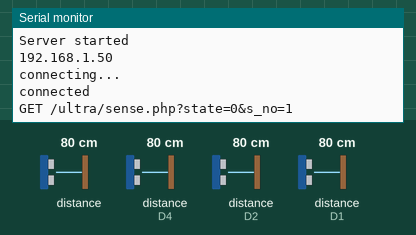
Recording of a sketch running on a simulated ESP8266 (NodeMCU). Shown: the last lines printed to the serial monitor. The inputs (shaded band) are chosen by the test bench; at power-on: distance to the obstacle 80 cm, distance to the obstacle (sensors on D4, D2, D1) 80 cm. The echo pulse lasts 58.3 µs per cm; WiFi joins after 1.5 s; servers stay silent unless stated.

Above: at 4.2 s.
4.3 s: distance to the obstacle (sensor 0) set to 250 cm
At 5.5 s:
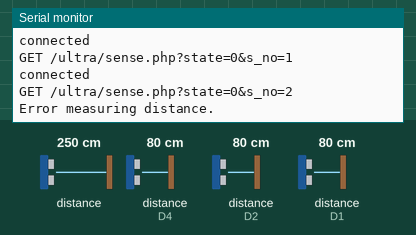
9.0 s: distance to the obstacle (sensor on D4) set to 2 cm
At 9.5 s:
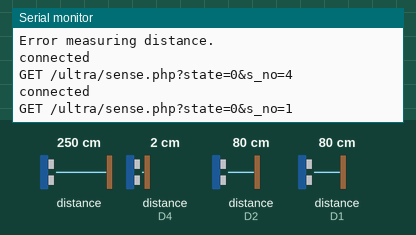
12.7 s: distance to the obstacle (sensor on D2) set to 2 cm
At 14.1 s:
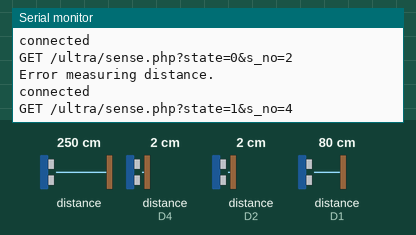
16.4 s: distance to the obstacle (sensor on D1) set to 2 cm
At 17.4 s:
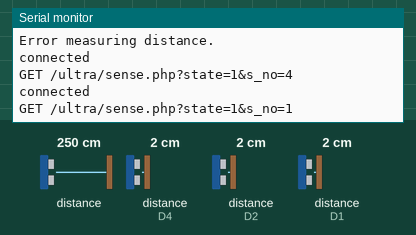
20.1 s: distance to the obstacle (sensor 0) set to 2 cm
At 20.7 s:
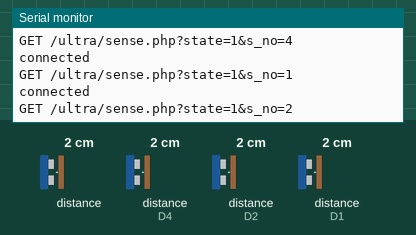
Timing chart, 0 to 23.1 s (numbered marks = the images above; inputs shaded):
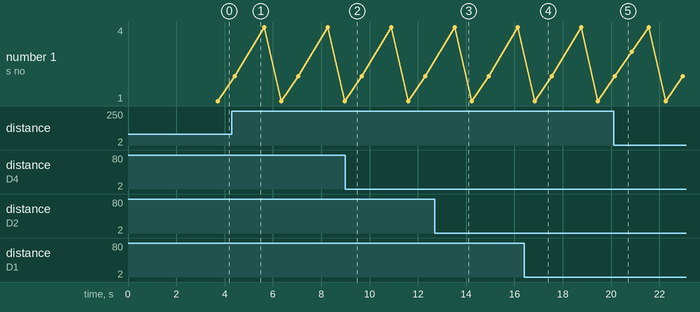

The sketch:

esppms.ino
```cpp
#include <ESP8266WiFi.h>
#include <WiFiClient.h>
#include <ESP8266WebServer.h>
#include <ESP8266mDNS.h>
#include <SPI.h>
#include <MFRC522.h>
#include <NewPing.h>


const char* ssid = "Realme GT Master Edition";//include ssid
const char* password = "12345678";//include password
//WiFiClient client;
char server[] = "192.168.246.246";   //include local ip eg: 192.168.0.222

const int triggerPin = D0; // Replace with your GPIO pin numbers
const int echoPins[] = {D1, D2, D3, D4};    // Replace with your GPIO pin numbers
const int maxDistance = 200; // Maximum distance in cm

NewPing sonars[] = {
  NewPing(triggerPin, echoPins[0], maxDistance),
  NewPing(triggerPin, echoPins[1], maxDistance),
  NewPing(triggerPin, echoPins[2], maxDistance),
  NewPing(triggerPin, echoPins[3], maxDistance),
};

WiFiClient client;


void setup()
{
 Serial.begin(9600);
  delay(10);
  Serial.print("Connecting to ");
  Serial.println(ssid);

  WiFi.begin(ssid, password);

  while (WiFi.status() != WL_CONNECTED) {
    delay(1000);
    Serial.print(".");
  }
  Serial.println("");
  Serial.println("WiFi connected");

  // Start the server
//  server.begin();
  Serial.println("Server started");
  Serial.println(WiFi.localIP());
  delay(1000);
  Serial.println("connecting...");
 }
void loop()
{
  for (int i = 0; i < 4; i++) {
    delay(500); // Wait for a while to avoid spamming the database

    // Measure distance using each HC-SR04 sensor
    int distance = sonars[i].ping_cm();

    if (distance != 0) {
      // Send the distance data to MySQL database
      int state = 0;
      if(distance<10){
        state=1;
      }
      SendData(state,i+1);
    }
    else {
      Serial.println("Error measuring distance.");
    }
  }
 }

 void SendData(int state,int s_no)   //CONNECTING WITH MYSQL
 {
   if (client.connect(server, 80)) {
    Serial.println("connected");
    // Make a HTTP request:
    Serial.print("GET /ultra/sense.php?state=");
    client.print("GET /ultra/sense.php?state=");     //YOUR URL
    Serial.print(state);
    client.print(state);
    client.print("&s_no=");
    Serial.print("&s_no=");
    client.print(s_no);
    Serial.println(s_no);
    client.print(" ");      //SPACE BEFORE HTTP/1.1
    client.print("HTTP/1.1");
    client.println();
    client.println("Host: 192.168.246.246");//Include LOCAL IP
    client.println("Connection: close");
    client.println();
  } else {
    // if you didn't get a connection to the server:
    Serial.println("connection failed");
  }
 }
```

Measured:
- after the input at 4.3 s, the serial monitor: prints a new line after 0.64 s (image 1)
- after the input at 16.4 s, the serial monitor: prints a new line after 0.44 s (image 4)
